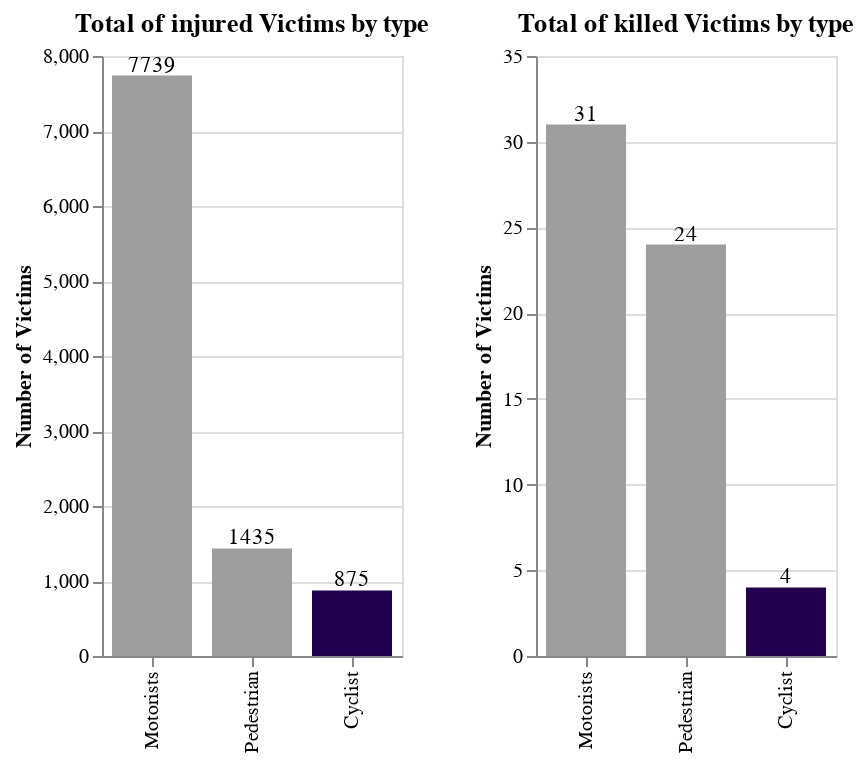

The code cell stored with this chart in its notebook:
### Markdown cell above
##***Kind of victim and outcome:***

### Code cell
#(PEDESTRIANS)
#getting the total of injured victims:
pedestrians_injured=refined_data['NUMBER OF PEDESTRIANS INJURED'].sum()
#getting the total of killed victims:
pedestrians_killed=refined_data['NUMBER OF PEDESTRIANS KILLED'].sum()

#Pedestrians Data:
data_pedestrians=pd.DataFrame({"Victims":["Injured","Killed"],
                           "Number of Victims":[pedestrians_injured,pedestrians_killed]})

#(CYCLISTS)
#getting the total of injured victims:
cyclist_injured=refined_data['NUMBER OF CYCLIST INJURED'].sum()
#getting the total of killed victims:
cyclist_killed=refined_data['NUMBER OF CYCLIST KILLED'].sum()

#Cyclist Data:
data_cyclist=pd.DataFrame({"Victims":["Injured","Killed"],
                           "Number of Victims":[cyclist_injured,cyclist_killed]})

#(MOTORISTS)
#getting the total of injured victims:
motorist_injured=refined_data['NUMBER OF MOTORIST INJURED'].sum()
#getting the total of killed victims:
motorist_killed=refined_data['NUMBER OF MOTORIST KILLED'].sum()

#Motorists Data:
data_motorist=pd.DataFrame({"Victims":["Injured","Killed"],
                           "Number of Victims":[motorist_injured,motorist_killed]})

#Data to be plotted containing the category of all the injured victims:
df_type_inj=pd.DataFrame({'Victims':["Injured","Injured","Injured"],
                             'type of victim':['Motorists','Pedestrian','Cyclist'],
                           'Number of Victims':[motorist_injured,pedestrians_injured,cyclist_injured]})

#Data to be plotted containing the category of all the killed victims:
df_type_kill=pd.DataFrame({'Victims':["Killed","Killed","Killed"],
                             'type of victim':['Motorists','Pedestrian','Cyclist'],
                           'Number of Victims':[motorist_killed,pedestrians_killed,cyclist_killed]})


#Injured victims chart:
type_inj=alt.Chart(df_type_inj).mark_bar(size=40).encode(
    x=alt.X('type of victim:N', title='',sort='-y'),
    y= 'Number of Victims:Q'
)

bar_type_inj=type_inj.mark_bar(size=40).encode(
     color=alt.Color('type of victim:N', sort='-y',
                   scale=alt.Scale(range=['#210050','#9e9e9e','#9e9e9e']), legend=None)
).properties(title='Total of injured Victims by type',width=150, height=300)
text_type_inj = type_inj.mark_text(
    align='center',
    baseline='bottom',
    color='black'
).encode(
    text='Number of Victims:Q'
)

#Killed victims chart:
type_kill=alt.Chart(df_type_kill).mark_bar().encode(
    x=alt.X('type of victim:N',  title='',sort='-y'),
    y= 'Number of Victims'
)
bar_type_kill=type_kill.mark_bar(size=40).encode(
     color=alt.Color('type of victim:N', sort='-y',
                   scale=alt.Scale(range=['#210050','#9e9e9e','#9e9e9e']),legend=None)
).properties(title='Total of killed Victims by type',width=150, height=300)
text_type_kill = type_kill.mark_text(
    align='center',
    baseline='bottom',
    color='black'
).encode(
    text='Number of Victims:Q'
)

c_3=(bar_type_inj+text_type_inj)|(bar_type_kill+text_type_kill)
c_3

### Figure 1 — Vega-Lite specification as saved in the notebook (floating-point values rounded to 4 significant figures)
{"config": {"view": {"continuousWidth": 400, "continuousHeight": 300}}, "hconcat": [{"layer": [{"mark": {"type": "bar", "size": 40}, "encoding": {"color": {"field": "type of victim", "legend": null, "scale": {"range": ["#210050", "#9e9e9e", "#9e9e9e"]}, "sort": "-y", "type": "nominal"}, "x": {"field": "type of victim", "sort": "-y", "title": "", "type": "nominal"}, "y": {"field": "Number of Victims", "type": "quantitative"}}, "height": 300, "title": "Total of injured Victims by type", "width": 150}, {"mark": {"type": "text", "align": "center", "baseline": "bottom", "color": "black"}, "encoding": {"text": {"field": "Number of Victims", "type": "quantitative"}, "x": {"field": "type of victim", "sort": "-y", "title": "", "type": "nominal"}, "y": {"field": "Number of Victims", "type": "quantitative"}}}], "data": {"name": "data-757e9bbbc5b9f9cbe62c38dccb7f58b9"}}, {"layer": [{"mark": {"type": "bar", "size": 40}, "encoding": {"color": {"field": "type of victim", "legend": null, "scale": {"range": ["#210050", "#9e9e9e", "#9e9e9e"]}, "sort": "-y", "type": "nominal"}, "x": {"field": "type of victim", "sort": "-y", "title": "", "type": "nominal"}, "y": {"field": "Number of Victims", "type": "quantitative"}}, "height": 300, "title": "Total of killed Victims by type", "width": 150}, {"mark": {"type": "text", "align": "center", "baseline": "bottom", "color": "black"}, "encoding": {"text": {"field": "Number of Victims", "type": "quantitative"}, "x": {"field": "type of victim", "sort": "-y", "title": "", "type": "nominal"}, "y": {"field": "Number of Victims", "type": "quantitative"}}}], "data": {"name": "data-e9a855ec2a48b4a5646cb877cf9b2d16"}}], "$schema": "https://vega.github.io/schema/vega-lite/v4.17.0.json", "datasets": {"data-757e9bbbc5b9f9cbe62c38dccb7f58b9": [{"Victims": "Injured", "type of victim": "Motorists", "Number of Victims": 7739}, {"Victims": "Injured", "type of victim": "Pedestrian", "Number of Victims": 1435}, {"Victims": "Injured", "type of victim": "Cyclist", "Number of Victims": 875}], "data-e9a855ec2a48b4a5646cb877cf9b2d16": [{"Victims": "Killed", "type of victim": "Motorists", "Number of Victims": 31}, {"Victims": "Killed", "type of victim": "Pedestrian", "Number of Victims": 24}, {"Victims": "Killed", "type of victim": "Cyclist", "Number of Victims": 4}]}}
